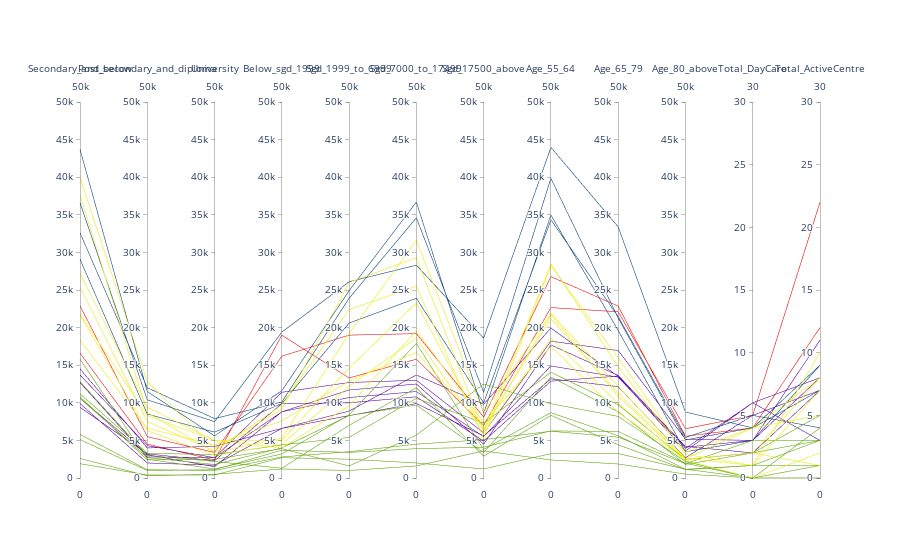

Notebook cell for this chart:
### Code cell
fig = go.Figure(data=
    go.Parcoords(
        #line = dict(color = area_features_df2['Cluster Labels']),
        line = dict(color = area_features_df2['Cluster Labels'],
        #line = dict(color = df['species_id'],
                   #colorscale = [[0,'purple'],[0.25,'algae'],[0.5,'blue'],[0.75,'tealrose'],[1,'twilight']] ),                   
        #           colorscale = [[0,'purple'],[0.5,'lightseagreen'],[1,'gold']]), 
                    colorscale = [[0,'red'],[0.2,'purple'],[0.4,'blue'],[0.6,'green'],[1,'yellow']]),                    
                   #colorscale = 'Electric',
                   #showscale = True,
                   #cmin = 0,
                   #cmax = 50000),
        dimensions = list([
            dict(range = [0,50000],
                 label = 'Secondary_and_below', values = area_features_df2['secondary_and_below']),
            dict(range = [0,50000],
                 label = 'Post_secondary_and_diploma', values = area_features_df2['post_secondary_and_diploma']),
            dict(range = [0,50000],
                 label = "University", values = area_features_df2['university']),
            
            dict(range = [0,50000],                 
                 label = 'Below_sgd_1999', values = area_features_df2['below_sgd_1999']),
            dict(range = [0,50000],                 
                 label = 'Sgd_1999_to_6999', values = area_features_df2['sgd_1999_to_6999']),
            dict(range = [0,50000],                 
                 label = 'Sgd_7000_to_17499', values = area_features_df2['sgd_7000_to_17499']),
            dict(range = [0,50000],                 
                 label = 'Sgd_17500_above', values = area_features_df2['sgd_17500_above']),

            dict(range = [0,50000],                 
                 label = 'Age_55_64', values = area_features_df2['age_55_64']),
            dict(range = [0,50000],                 
                 label = 'Age_65_79', values = area_features_df2['age_65_79']),
            dict(range = [0,50000],                 
                 label = 'Age_80_above', values = area_features_df2['age_80_above']),

            dict(range = [0,30],                 
                 label = 'Total_DayCare', values = area_features_df2['Total_DayCare']),
            dict(range = [0,30],                 
                 label = 'Total_ActiveCentre', values = area_features_df2['Total_ActiveCentre']),

            ])
    )
)

fig.show()

### Figure 1 — Plotly figure (JSON) as saved in the notebook; plotly's stock layout.template omitted (floating-point values rounded to 4 significant figures)
{"data": [{"dimensions": [{"label": "Secondary_and_below", "range": [0, 50000], "values": [16600, 21700, 10800, 27200, 9900, 29100, 10600, 43700, 10600, 5800, 21800, 15800, 22900, 36600, 11200, 18300, 9400, 12800, 37600, 14500, 32600, 2600, 13700, 1900, 5100, 12700, 40000, 25400]}, {"label": "Post_secondary_and_diploma", "range": [0, 50000], "values": [4500, 6300, 2400, 9400, 2000, 8500, 2700, 11500, 3100, 1100, 8300, 2500, 5500, 10400, 3300, 6600, 3200, 3000, 8700, 4000, 12000, 300, 4300, 400, 1000, 2800, 12800, 7500]}, {"label": "University", "range": [0, 50000], "values": [2400, 3000, 2500, 5000, 1700, 6100, 1800, 5600, 1500, 1000, 5000, 1200, 3400, 7500, 3100, 4400, 2300, 2200, 3400, 4200, 7900, 500, 2700, 400, 1100, 2700, 3900, 3600]}, {"label": "Below_sgd_1999", "range": [0, 50000], "values": [19000, 4500, 3900, 5000, 6600, 9900, 4000, 11600, 8800, 2800, 4000, 3200, 16200, 19400, 4400, 7600, 9900, 1300, 5300, 6600, 10100, 1200, 11400, 2700, 3700, 8800, 9100, 9700]}, {"label": "Sgd_1999_to_6999", "range": [0, 50000], "values": [13300, 12200, 1600, 14600, 8300, 20600, 8300, 24900, 10700, 3500, 9600, 8400, 19000, 26100, 5400, 12900, 10000, 7000, 19200, 8900, 23900, 1000, 12700, 2500, 3400, 11700, 26000, 22400]}, {"label": "Sgd_7000_to_17499", "range": [0, 50000], "values": [15800, 18600, 5700, 23300, 9900, 23900, 9700, 36700, 11500, 4500, 19600, 17900, 19200, 28300, 10600, 16700, 10800, 12000, 31600, 13700, 34600, 1600, 13000, 2000, 3900, 12500, 29300, 25500]}, {"label": "Sgd_17500_above", "range": [0, 50000], "values": [7000, 6000, 12500, 6300, 5600, 10000, 3400, 8600, 5500, 5100, 7400, 3800, 8100, 18600, 7300, 6700, 4900, 2900, 8700, 9800, 11400, 3600, 6000, 1200, 4100, 4500, 6200, 5300]}, {"label": "Age_55_64", "range": [0, 50000], "values": [22660, 18560, 9880, 21740, 13180, 34330, 13440, 34970, 14900, 6220, 17520, 8690, 26780, 43970, 14060, 21140, 12880, 8330, 21910, 19940, 39850, 2400, 18200, 3240, 6260, 17690, 28450, 28260]}, {"label": "Age_65_79", "range": [0, 50000], "values": [22100, 9930, 8190, 10860, 12150, 21470, 8810, 19620, 13410, 5430, 8710, 5620, 22860, 33390, 9730, 11280, 13550, 4420, 12190, 13510, 21270, 1860, 16950, 3250, 6190, 13640, 14780, 15960]}, {"label": "Age_80_above", "range": [0, 50000], "values": [6550, 2300, 2210, 2470, 2680, 5390, 1800, 3490, 3940, 1910, 2490, 1170, 5550, 8770, 2460, 2540, 4200, 1110, 2610, 3590, 5070, 520, 5160, 1160, 1970, 4090, 3140, 3420]}, {"label": "Total_DayCare", "range": [0, 30], "values": [5, 0, 0, 2, 5, 5, 2, 3, 6, 3, 2, 0, 4, 4, 2, 4, 2, 1, 1, 6, 4, 0, 3, 1, 0, 3, 1, 4]}, {"label": "Total_ActiveCentre", "range": [0, 30], "values": [22, 2, 1, 8, 7, 4, 3, 9, 8, 3, 1, 4, 12, 9, 5, 5, 7, 1, 7, 3, 7, 0, 11, 3, 0, 8, 10, 8]}], "line": {"color": [0, 4, 3, 4, 1, 2, 3, 2, 1, 3, 4, 3, 0, 2, 3, 4, 1, 3, 4, 1, 2, 3, 1, 3, 3, 1, 4, 4], "colorscale": [[0, "red"], [0.2, "purple"], [0.4, "blue"], [0.6, "green"], [1, "yellow"]]}, "type": "parcoords"}], "layout": {}}
